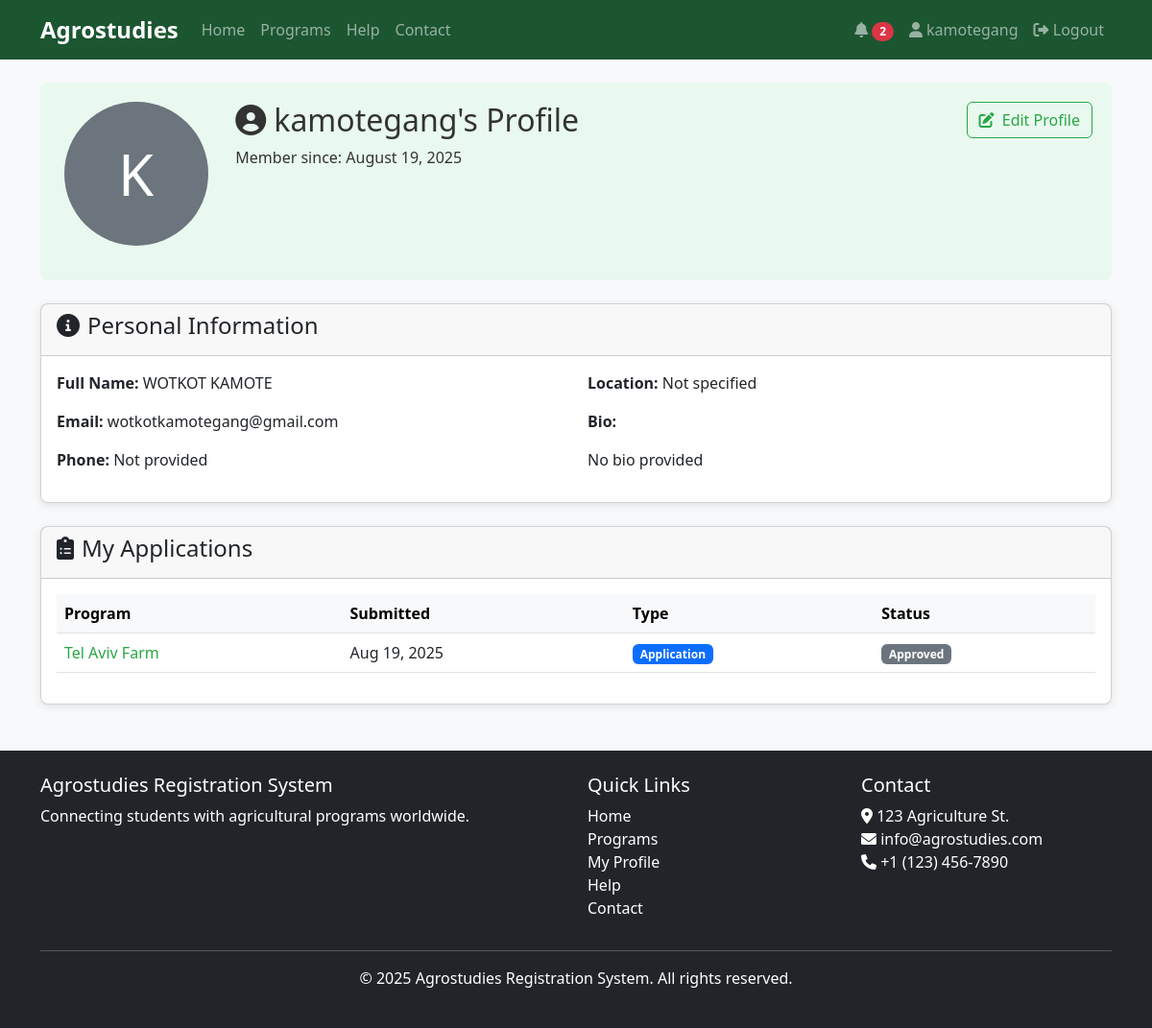
Screenshot of /profile/ (signed in) with the database file from the repository.
### core/models.py (models this page shows, shortened)
class Profile(models.Model):
    user = models.OneToOneField(User, on_delete=models.CASCADE)
    bio = models.TextField(blank=True)
    location = models.CharField(max_length=100, blank=True)
    date_joined = models.DateTimeField(auto_now_add=True)
    email_verified = models.BooleanField(default=False)
    verification_token = models.CharField(max_length=100, blank=True, null=True)
    profile_image = models.ImageField(upload_to='profile_images/', blank=True, null=True)
    phone_number = models.CharField(max_length=20, blank=True, null=True)
    father_name = models.CharField(max_length=100, blank=True, null=True)
    mother_name = models.CharField(max_length=100, blank=True, null=True)
    date_of_birth = models.DateField(blank=True, null=True)
    country_of_birth = models.CharField(max_length=100, blank=True, null=True)
    nationality = models.CharField(max_length=100, blank=True, null=True)
    religion = models.CharField(max_length=100, blank=True, null=True)
    GENDER_CHOICES = [
        ('Male', 'Male'),
        ('Female', 'Female'),
        ('Other', 'Other'),
    ]
    gender = models.CharField(max_length=10, choices=GENDER_CHOICES, blank=True, null=True)

class Candidate(models.Model):
    DRAFT = 'Draft'
    NEW = 'New'
    FIXED = 'Fixed'
    APPROVED = 'Approved'
    REJECTED = 'Rejected'
    QUIT = 'Quit'
    STATUS_CHOICES = [
        (DRAFT, 'Draft'),
        (NEW, 'New'),
        (FIXED, 'Fixed'),
        (APPROVED, 'Approved'),
        (REJECTED, 'Rejected'),
        (QUIT, 'Quit'),
    ]
    passport_number = models.CharField(max_length=20)
    first_name = models.CharField(max_length=100)
    last_name = models.CharField(max_length=100)
    email = models.EmailField(blank=True, null=True)
    date_of_birth = models.DateField()
    country_of_birth = models.CharField(max_length=100)
    nationality = models.CharField(max_length=100)
    religion = models.CharField(max_length=100, blank=True, null=True)
    father_name = models.CharField(max_length=100, blank=True, null=True)
    mother_name = models.CharField(max_length=100, blank=True, null=True)
    passport_issue_date = models.DateField()
    passport_expiry_date = models.DateField()
    GENDER_CHOICES = [
        ('Male', 'Male'),
        ('Female', 'Female'),
        ('Other', 'Other'),
    ]
    gender = models.CharField(max_length=10, choices=GENDER_CHOICES)
    shoes_size = models.CharField(max_length=10, blank=True, null=True)
    shirt_size = models.CharField(max_length=10, blank=True, null=True)
    university = models.ForeignKey(University, on_delete=models.CASCADE)
    year_graduated = models.IntegerField(blank=True, null=True)
    specialization = models.CharField(max_length=100)
    secondary_specialization = models.CharField(max_length=100, blank=True, null=True)
    SMOKING_CHOICES = [
        ('Never', 'Never'),
        ('Sometimes', 'Sometimes'),
        ('Often', 'Often'),
    ]
    smokes = models.CharField(max_length=10, choices=SMOKING_CHOICES, default='Never')
    program = models.ForeignKey(AgricultureProgram, on_delete=models.SET_NULL, null=True, blank=True, related_name='candidates')
    status = models.CharField(max_length=20, choices=STATUS_CHOICES, default=DRAFT)
    created_at = models.DateTimeField(auto_now_add=True)
    updated_at = models.DateTimeField(auto_now=True)
    passport_scan = models.FileField(upload_to='passports/', blank=True, null=True)
    tor = models.FileField(upload_to='documents/tor/', blank=True, null=True)
    nc2_tesda = models.FileField(upload_to='documents/tesda/', blank=True, null=True)
    diploma = models.FileField(upload_to='documents/diploma/', blank=True, null=True)
    good_moral = models.FileField(upload_to='documents/moral/', blank=True, null=True)
    nbi_clearance = models.FileField(upload_to='documents/nbi/', blank=True, null=True)
    created_by = models.ForeignKey(User, on_delete=models.CASCADE, related_name='created_candidates')
    class Meta:
        unique_together = ('passport_number', 'university')

class AgricultureProgram(models.Model):
    title = models.CharField(max_length=200)
    description = models.TextField()
    start_date = models.DateField()
    location = models.CharField(max_length=100)
    capacity = models.PositiveIntegerField()
    created_at = models.DateTimeField(auto_now_add=True)
    updated_at = models.DateTimeField(auto_now=True)

### core/views.py (the view)
# urls.py: path('profile/', views.profile, name='profile'),
@login_required
def profile(request):
    if request.method == 'POST':
        u_form = UserUpdateForm(request.POST, instance=request.user)
        p_form = ProfileUpdateForm(request.POST, request.FILES, instance=request.user.profile)
        if u_form.is_valid() and p_form.is_valid():
            if 'delete_image' in request.POST and request.user.profile.profile_image:
                old_image = request.user.profile.profile_image.path
                request.user.profile.profile_image = None
                if os.path.exists(old_image):
                    os.remove(old_image)
            u_form.save()
            p_form.save()
            messages.success(request, 'Your profile has been updated!')
            try:
                candidate_qs = Candidate.objects.filter(Q(created_by=request.user) | Q(email=request.user.email))
                if candidate_qs.exists():
                    candidate_qs.update(
                        first_name=request.user.first_name,
                        last_name=request.user.last_name,
                        email=request.user.email,
                        father_name=request.user.profile.father_name,
                        mother_name=request.user.profile.mother_name,
                        date_of_birth=request.user.profile.date_of_birth,
                        gender=request.user.profile.gender,
                        country_of_birth=request.user.profile.country_of_birth,
                        nationality=request.user.profile.nationality,
                        religion=request.user.profile.religion,
                    )
            except Exception:
                pass
            Notification.add_notification(
                request.user,
                "Your profile has been successfully updated.",
                Notification.SUCCESS
            )
            return redirect('profile')
    else:
        u_form = UserUpdateForm(instance=request.user)
        p_form = ProfileUpdateForm(instance=request.user.profile)
    registrations = Registration.objects.filter(user=request.user).order_by('-registration_date')
    candidate_apps = Candidate.objects.filter(Q(created_by=request.user) | Q(email=request.user.email)).order_by('-created_at')
    context = {
        'u_form': u_form,
        'p_form': p_form,
        'registrations': registrations,
        'candidate_apps': candidate_apps
    }
    return render(request, 'profile.html', context)

### core/context_processors.py (called while the page is built)
def notification_count(request):
    if request.user.is_authenticated:
        unread_count = Notification.objects.filter(user=request.user, read=False).count()
        return {
            'unread_notifications_count': unread_count
        }
    return {
        'unread_notifications_count': 0
    }

### templates/profile.html (shortened to what this page needs)
{% extends 'base.html' %}
{% block content %}
<div class="profile-header mb-4">
    <div class="row">
        <div class="col-md-2 text-center">
            {% if user.profile.profile_image %}
                <img src="{{ user.profile.profile_image.url }}" alt="{{ user.username }}" class="img-fluid rounded-circle mb-3" style="max-width: 150px; max-height: 150px;">
            {% else %}
                <div class="bg-secondary text-white rounded-circle d-flex align-items-center justify-content-center mb-3" style="width: 150px; height: 150px; font-size: 60px; margin: 0 auto;">
                    {{ user.username|first|upper }}
                </div>
            {% endif %}
        </div>
        <div class="col-md-6">
            <h2><i class="fas fa-user-circle me-2"></i>{{ user.username }}'s Profile</h2>
            <p>Member since: {{ user.profile.date_joined|date:"F j, Y" }}</p>
        </div>
        <div class="col-md-4 text-md-end">
            <a class="btn btn-outline-primary" data-bs-toggle="collapse" href="#editProfileForm" role="button">
                <i class="fas fa-edit me-1"></i> Edit Profile
            </a>
        </div>
    </div>
</div>
<div class="card mb-4">
    <div class="card-header">
        <h4><i class="fas fa-info-circle me-2"></i>Personal Information</h4>
    </div>
    <div class="card-body">
        <div class="row">
            <div class="col-md-6">
                <p><strong>Full Name:</strong> {{ user.first_name }} {{ user.last_name }}</p>
                <p><strong>Email:</strong> {{ user.email }}</p>
                <p><strong>Phone:</strong> {{ user.profile.phone_number|default:"Not provided" }}</p>
            </div>
            <div class="col-md-6">
                <p><strong>Location:</strong> {{ user.profile.location|default:"Not specified" }}</p>
                <p><strong>Bio:</strong> {{ user.profile.bio|default:"No bio provided"|linebreaks }}</p>
            </div>
        </div>
    </div>
</div>
{% if not user.is_staff %}
<div class="card">
    <div class="card-header">
        <h4><i class="fas fa-clipboard-list me-2"></i>My Applications</h4>
    </div>
    <div class="card-body">
        {% if registrations or candidate_apps %}
            <div class="table-responsive">
                <table class="table table-hover">
                    <thead class="table-light">
                        <tr>
                            <th>Program</th>
                            <th>Submitted</th>
                            <th>Type</th>
                            <th>Status</th>
                        </tr>
                    </thead>
                    <tbody>
                        {% for cand in candidate_apps %}
                            <tr>
                                <td>
                                    {% if cand.program %}
                                        <a href="{% url 'program_detail' cand.program.id %}">{{ cand.program.title }}</a>
                                    {% else %}
                                        <em>Unassigned program</em>
                                    {% endif %}
                                </td>
                                <td>{{ cand.created_at|date:"M d, Y" }}</td>
                                <td><span class="badge bg-primary">Application</span></td>
                                <td><span class="badge bg-secondary">{{ cand.status }}</span></td>
                            </tr>
                        {% endfor %}
                    </tbody>
                </table>
            </div>
        {% else %}
            <div class="alert alert-info">
                You haven't submitted any applications yet.
                <a href="{% url 'program_list' %}">Browse available programs</a>.
            </div>
        {% endif %}
    </div>
</div>
{% endif %}
{% endblock %}

### templates/base.html (shortened to what this page needs)
<!DOCTYPE html>
<html lang="en">
<head>
    <link href="https://cdn.jsdelivr.net/npm/bootstrap@5.3.0/dist/css/bootstrap.min.css" rel="stylesheet">
    <link rel="stylesheet" href="https://cdnjs.cloudflare.com/ajax/libs/font-awesome/6.0.0/css/all.min.css">
    <link rel="stylesheet" href="/static/css/main.css">
    <link rel="stylesheet" href="/static/css/modal-animations.css">
</head>
<body>
    <nav class="navbar navbar-expand-lg navbar-dark bg-dark">
        <div class="container">
            <a class="navbar-brand" href="{% url 'index' %}">Agrostudies</a>
            <div class="collapse navbar-collapse" id="navbarNav">
                <ul class="navbar-nav me-auto">
                    <li class="nav-item">
                        <a class="nav-link" href="{% url 'index' %}">Home</a>
                    </li>
                    <li class="nav-item">
                        <a class="nav-link" href="{% url 'program_list' %}">Programs</a>
                    </li>
                    <li class="nav-item">
                        <a class="nav-link" href="{% url 'help' %}">Help</a>
                    </li>
                    <li class="nav-item">
                        <a class="nav-link" href="{% url 'contact' %}">Contact</a>
                    </li>
                </ul>
                <ul class="navbar-nav ms-auto">
                    {% if user.is_authenticated %}
                        <li class="nav-item dropdown">
                            <a class="nav-link" href="#" id="notificationDropdown" role="button" data-bs-toggle="dropdown" aria-expanded="false">
                                <i class="fas fa-bell"></i>
                                {% if unread_notifications_count > 0 %}
                                    <span class="badge rounded-pill bg-danger">{{ unread_notifications_count }}</span>
                                {% endif %}
                            </a>
                        </li>
                        <li class="nav-item">
                            <a class="nav-link" href="{% url 'profile' %}">
                                <i class="fas fa-user"></i> {{ user.username }}
                            </a>
                        </li>
                        <li class="nav-item">
                            <a class="nav-link" href="{% url 'logout' %}">
                                <i class="fas fa-sign-out-alt"></i> Logout
                            </a>
                        </li>
                    {% endif %}
                </ul>
            </div>
        </div>
    </nav>
    <main class="container my-4">
        {% block content %}{% endblock %}
    </main>
    <footer class="bg-dark text-white py-4 mt-5">
        <div class="container">
            <div class="row">
                <div class="col-md-6">
                    <h5>Agrostudies Registration System</h5>
                    <p>Connecting students with agricultural programs worldwide.</p>
                </div>
                <div class="col-md-3">
                    <h5>Quick Links</h5>
                    <ul class="list-unstyled">
                        <li><a href="{% url 'index' %}" class="text-white">Home</a></li>
                        <li><a href="{% url 'program_list' %}" class="text-white">Programs</a></li>
                        {% if user.is_authenticated %}
                            <li><a href="{% url 'profile' %}" class="text-white">My Profile</a></li>
                        {% else %}
                            <li><a href="#" data-bs-toggle="modal" data-bs-target="#loginModal" class="text-white">Login</a></li>
                            <li><a href="#" data-bs-toggle="modal" data-bs-target="#registerModal" class="text-white">Register</a></li>
                        {% endif %}
                        <li><a href="{% url 'help' %}" class="text-white">Help</a></li>
                        <li><a href="{% url 'contact' %}" class="text-white">Contact</a></li>
                    </ul>
                </div>
                <div class="col-md-3">
                    <h5>Contact</h5>
                    <address>
                        <i class="fas fa-map-marker-alt"></i> 123 Agriculture St.<br>
                        <i class="fas fa-envelope"></i> info@agrostudies.com<br>
                        <i class="fas fa-phone"></i> +1 (123) 456-7890
                    </address>
                </div>
            </div>
            <hr>
            <div class="text-center">
                <p>&copy; {% now "Y" %} Agrostudies Registration System. All rights reserved.</p>
            </div>
        </div>
    </footer>
</body>
</html>

### static/css/main.css (style rules this page uses)
body { font-family: 'Segoe UI', Tahoma, Geneva, Verdana, sans-serif; background-color: #f8f9fa; color: #333; }
a { color: #28a745; text-decoration: none; }
.btn-outline-primary { color: #28a745; border-color: #28a745; }
.navbar-dark { background-color: #1c5631 !important; }
.navbar-brand { font-weight: bold; font-size: 1.5rem; }
.card { border-radius: 8px; box-shadow: 0 2px 8px rgba(0,0,0,0.1); transition: transform 0.3s ease; }
footer { background-color: #1c5631 !important; }
footer a { transition: opacity 0.2s ease; }
.profile-header { background-color: #e9f9ef; padding: 20px; border-radius: 8px; margin-bottom: 20px; }

### rows the page displays
Candidate: program "Tel Aviv Farm", created_at "Aug 19, 2025", status "Approved"

### other values shown
{{ unread_notifications_count }} "2"
{{ user.username }} "kamotegang"
{{ user.username|first|upper }} "K"
{{ user.profile.date_joined|date:"F j, Y" }} "August 19, 2025"
{{ user.first_name }} "WOTKOT"
{{ user.last_name }} "KAMOTE"
{{ user.email }} "wotkotkamotegang@gmail.com"
{{ user.profile.phone_number|default:"Not provided" }} "Not provided"
{{ user.profile.location|default:"Not specified" }} "Not specified"
{{ user.profile.bio|default:"No bio provided"|linebreaks }} "No bio provided"
